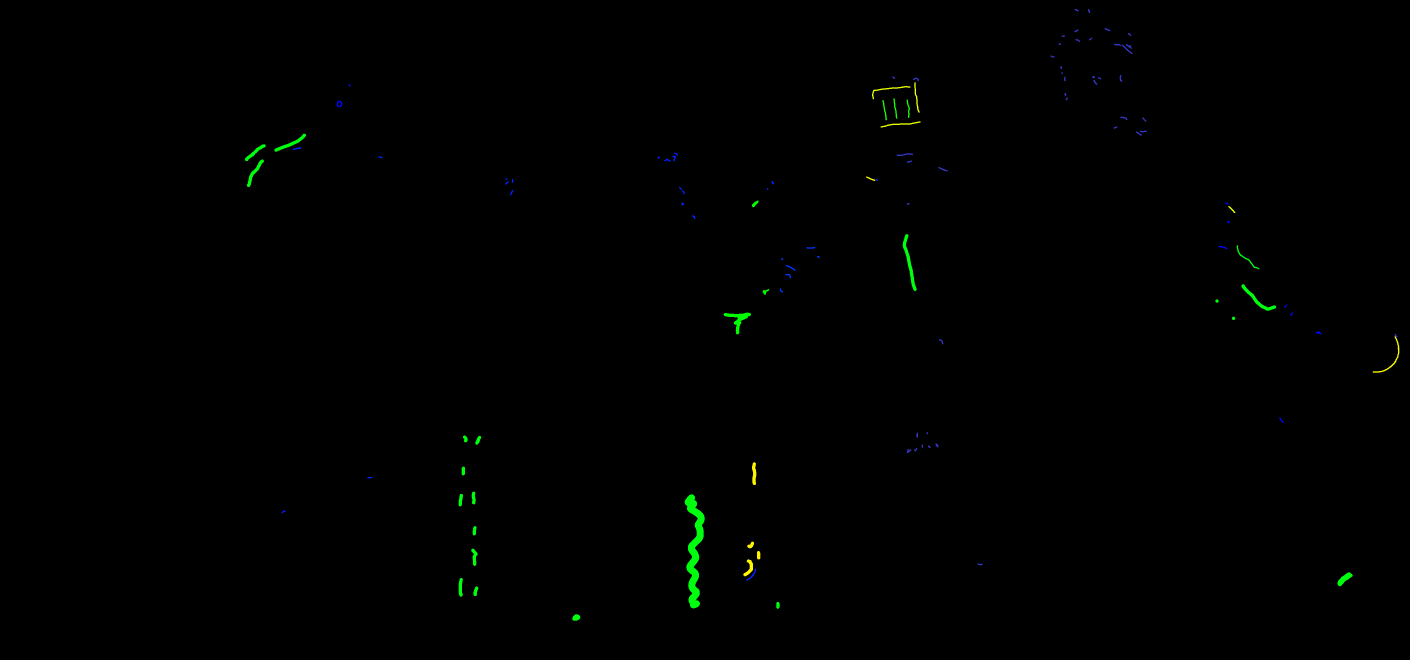
#> input picture docs/redesign/drawings/tools/oedipus_tyrannus_marks_1.png, 4228 x 1980 px (shown at 1/3 size); its folder holds only this picture in this run
$ python prometheus.py oedipus_tyrannus_marks_1.png
#> lines starting #> are read from the running program, lines starting #| are printed output that depends on the picture
#> (reads docs/redesign/drawings/tools/prometheus_ropes.json from the repository)
#> (reads docs/redesign/drawings/tools/prometheus_wing.json from the repository)
"""Prometheus Bound: Atlas holding up the sky and Prometheus bound to a column, the eagle at his breast, from the
tondo of a Laconian black-figure cup by the Arkesilas Painter, c. 560-550 BC: Vatican, Museo Gregoriano Etrusco
16592. From Daderot's photo on Wikimedia Commons (public domain; taken 2019-04-06):
https://commons.wikimedia.org/wiki/File:Prometheus_and_Atlas,_Laconian_black-figure_kylix,_by_the_Arkesilas_Painter,_560-550_BC,_inv._16592_-_Museo_Gregoriano_Etrusco_-_Vatican_Museums_-_DSC01069.jpg
(4468 x 3568).
John's pick (Plate Picks 4-6Va, 2026-10-08); what it holds (2026-10-10): everything painted inside the innermost
border ring (Atlas with the sky, the eagle, Prometheus and his column, the snake, the blood, and below the ground
line the capital between two lotus sprays); the three border rings drawn round it (John, 2026-10-10: "add a
border to the circle. It looks bad without the band"). Approved by John on the eighth pass, 2026-10-12.

The photo is taken at a slant: the tondo's outer edge (clay against the black band round it), found on 1440 rays
from the centre at the half-maximum between the clay and the black, fits an ellipse within 0.43 px (median, the
points off it by more than 2.5 medians dropped in five rounds: figures touching the edge). The ellipse is mapped to
a circle by the affine map that stretches its minor axis (TONDO: centre, axes, angle; ratio 0.976, about 12.5
degrees of slant). The tondo is shallow and the circle's residual is under half a px, so the cup's curve is left as
it is. This step runs in numpy and OpenCV (as vase_unroll.py), not PhotoCraft.

The crack: a ring of pale filler round a piece glued back in (the top of the sky, Atlas's head and raised arm, the
eagle's upper wing), traced by a least-cost path on the photo's grain through hand-placed points (CRACK). John,
2026-10-10: "Pay attention to crack and fill in what is missing due to it"; and 2026-10-02, cracks leave no line.
Inside it the photo is not read: the black, the ground and the red are carried across from both sides (a harmonic
fill of each mask's signed distance), and the incisions it broke are joined across it.

Made with PhotoCraft (John, 2026-10-07): every image step after the slant runs in `photocraft-cli` (0.2.0): the crop,
the enlargement, the grey, the channels (Channel Mixer), the blurs, Minimum and Maximum. numpy only combines the
masks PhotoCraft made and measures. The SVG is written in the house format directly, as hecuba.py.

Photo -> drawing, black-figure, drawn as a silhouette (John's choice, 2026-10-10, from a test on Prometheus's head
and the eagle, as Hecuba), the added red as a grey wash:
  - Ground: the clay (lighter than CLAY_K of the clay's own grey round it, not blue, not red; below the ground
    line also saturated: FLOOR), its large areas.
  - The figures: all else inside the ring. The glaze's glare photographs light and blue: it is black (red less
    blue reads 0 there).
  - Open in the black: the incisions, light thin marks (a white top-hat on the grey smoothed along its strokes;
    in the glare, on red less blue), redrawn as even centre lines INC_W wide and joined across small gaps (John,
    2026-10-12: "the whole thing isn't precise enough"); the eagle's feathers fitted as straight lines.
  - The added red: red well over green (RED_RG), darker than RED_L: a `tone` path at RED_OP. The wing's red, the beard and
    the bands filled edge to edge (John: "well defined area which is filled edge to edge"; WING, SOLID_AREAS);
    the ropes on John's centrelines, split by black lines (ROPES).
  - John's marks in PhotoCraft (MARKS_FILES, his layer read alone from each corrections file): green, a clay line
    (snapped to the photo's incision where there is one; broad paint as painted); blue, black; red, the wash.
    The ribs are his lines alone (RIB_ZONE).
  - Both themes: the whole tondo to the outer ring is clay (John, 2026-10-11: "Let's have clay for both light and
    dark").

    python3 docs/redesign/drawings/tools/prometheus.py vatican-16592-daderot.jpg [qa.png]
"""
import json
import os
import subprocess
import sys
import tempfile
from pathlib import Path

import cv2
import numpy as np
from PIL import Image
from scipy import ndimage as ndi
from skimage import morphology

sys.path.insert(0, str(Path(__file__).parent))
import linework as lw  # noqa: E402

OUT = Path(__file__).resolve().parent.parent / "prometheus.svg"
PC = os.environ.get("PHOTOCRAFT", str(Path.home() / ".local/bin/photocraft-cli"))

# the tondo's outer edge in the photo: centre (x, y), axes (along ANGLE, across), ANGLE (degrees), photo px
TONDO = ((2198.73, 1767.92), (2813.74, 2882.57), 5.50)
N = 2960                                   # the round image: N x N, the tondo's centre at N/2, radius R0
# the border (John, 2026-10-10: "add a border to the circle. It looks bad without the band"): the three painted
# rings round the tondo, each fitted as a circle to the darkest px across it on 1440 rays (sub-px; the points off
# it by more than 2.5 medians dropped): centres within 2.5 px of each other, radii 1380, 1402.5 and 1423 (the
# painter's rings wobble by up to 4 px). Drawn as circles about RINGS_C, RING_W round px wide; inside the first
# ring's inner edge, the picture; outside it, out
RINGS_C, RINGS_R, RING_W = (1476.0, 1480.0), (1380.0, 1402.5, 1423.0), 5.0
R_IN = RINGS_R[0] - RING_W / 2
R_OUT = RINGS_R[-1] + RING_W / 2
X0 = Y0 = int(min(RINGS_C) - R_OUT) - 4
X1 = Y1 = int(max(RINGS_C) + R_OUT) + 5
UP = 2                                     # work at 2x the round image's px


def round_image(src):
    """The photo with the slant taken out: the tondo's ellipse mapped to a circle (numpy / OpenCV)."""
#> called with src = 'oedipus_tyrannus_marks_1.png'
    (ex, ey), (w, h), ang = TONDO
    r0 = max(w, h) / 2
    t = np.deg2rad(ang)
    rot = np.array([[np.cos(t), np.sin(t)], [-np.sin(t), np.cos(t)]])
    m = rot.T @ np.diag([r0 / (w / 2), r0 / (h / 2)]) @ rot
    a = np.zeros((2, 3))
    a[:, :2] = m
    a[:, 2] = np.array([N / 2, N / 2]) - m @ np.array([ex, ey])
    im = cv2.imread(str(src), cv2.IMREAD_COLOR)
#> im is the input picture: shape (1980, 4228, 3); mean B, G, R 0.2, 0.8, 0.1
    return cv2.warpAffine(im, a, (N, N), flags=cv2.INTER_CUBIC, borderMode=cv2.BORDER_REPLICATE)
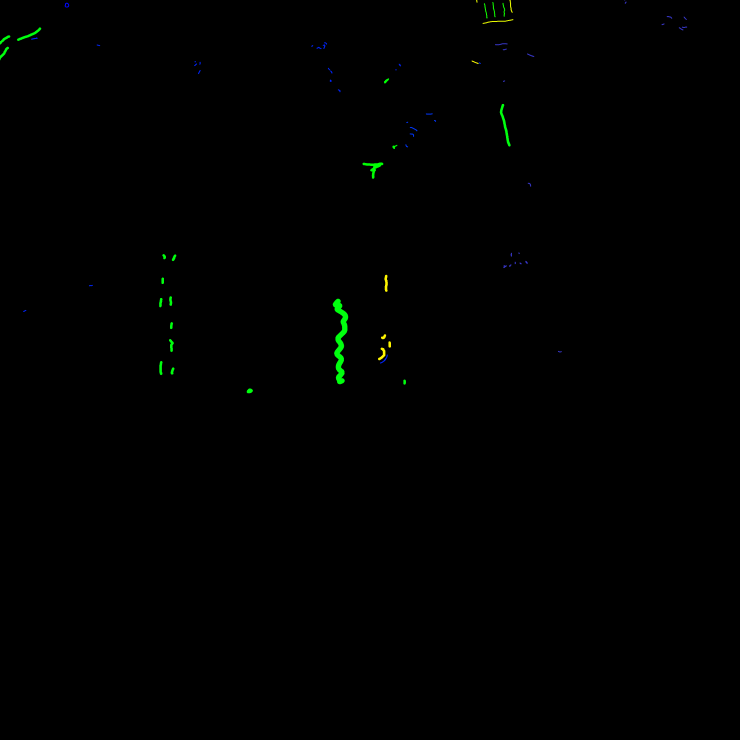
#> returned value: shape (2960, 2960, 3) (shown at 1/4 size); mean of channels 0, 1, 2 0.1, 0.7, 0.1; drawn as B, G, R


def pc(src, out, *steps):
    """Run PhotoCraft on src: steps are (command, params) pairs; the result saved to out."""
    args = [PC, "run", str(src)]
    for cmd, params in steps:
        args += ["--cmd", cmd] + (["--params", json.dumps(params)] if params is not None else [])
    args += ["--out", str(out)]
    subprocess.run(args, check=True, capture_output=True, text=True)
#> (this line was passed over: subprocess is not available in this run)


def grey(p):
#> (the run stopped early here; a loop or call above may not have finished)
